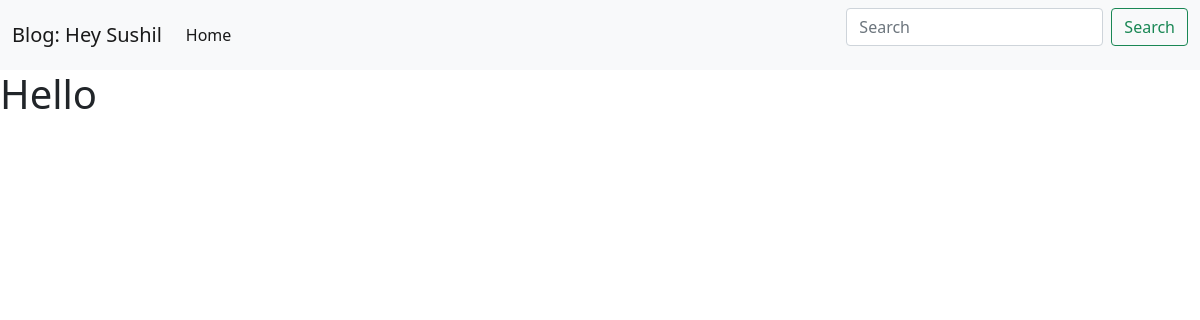
Before: /blog/heysushil/ with the older database file.
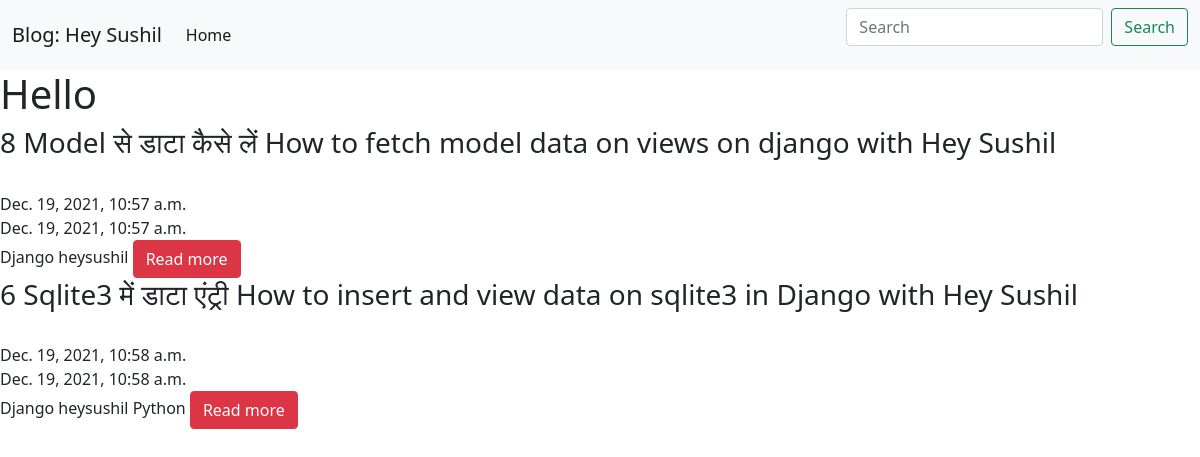
After: the same page with the newer database file.
### blog/models.py (models this page shows)
class Post(models.Model):
    title = models.CharField(max_length=400)
    body = models.TextField()
    created_on = models.DateTimeField(auto_now_add=True)
    last_modifed = models.DateTimeField(auto_now=True)
    categories = models.ManyToManyField('Category', related_name='posts')

class Category(models.Model):
    name = models.CharField(max_length=50)

### blog/views.py (the view)
# urls.py: path("<category>/", views.blog_category, name="blog_category"),
def blog_category(request, category):
    posts = Post.objects.filter(categories__name__contains=category)
    context = {"posts":posts}
    return render(request, 'blog_categroy.html', context)

### blog/templates/blog_categroy.html (shortened to what this page needs)
{% extends 'blog_main.html' %}
{% block page_content %}
<h1>Hello</h1>
{% for data in posts %}
<h3>{{data.title}}</h3><br>
{{data.created_on}}<br>
{{data.last_modifed}}<br>
{% for categroy in data.categories.all %}
    {{categroy.name}}
{% endfor %}
<a class="btn btn-bg btn-danger" href="{% url 'blog_detial' data.pk %}">Read more</a>
{% endfor %}
{%endblock%}

Changed rows visible on the page:
added Post: title "8 Model से डाटा कैसे लें How to fetch model data on views on django with Hey Sushil", created_on "Dec. 19, 2021, 10:57 a.m.", last_modifed "Dec. 19, 2021, 10:57 a.m."
added Category: name "Django"
added Category: name "heysushil"
added Post: title "6 Sqlite3 में डाटा एंट्री How to insert and view data on sqlite3 in Django with Hey Sushil", created_on "Dec. 19, 2021, 10:58 a.m.", last_modifed "Dec. 19, 2021, 10:58 a.m."
added Category: name "Python", shown under "Dec. 19, 2021, 10:58 a.m."
